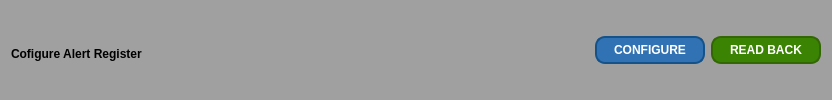
         <widget class="QFrame" name="frame">
          <property name="styleSheet">
           <string notr="true">QFrame {
    background-color: #a0a0a0; /* 设置背景颜色为灰色 */
    border-radius: 10px; /* 设置边框圆角的半径为10px */
}
</string>
          </property>
          <property name="frameShape">
           <enum>QFrame::Box</enum>
          </property>
          <property name="frameShadow">
           <enum>QFrame::Raised</enum>
          </property>
          <layout class="QHBoxLayout" name="horizontalLayout_2">
           <property name="topMargin">
            <number>0</number>
           </property>
           <property name="bottomMargin">
            <number>0</number>
           </property>
           <item>
            <widget class="QLabel" name="label_21">
             <property name="sizePolicy">
              <sizepolicy hsizetype="Preferred" vsizetype="Minimum">
               <horstretch>0</horstretch>
               <verstretch>0</verstretch>
              </sizepolicy>
             </property>
             <property name="minimumSize">
              <size>
               <width>0</width>
               <height>20</height>
              </size>
             </property>
             <property name="maximumSize">
              <size>
               <width>16777215</width>
               <height>23</height>
              </size>
             </property>
             <property name="styleSheet">
              <string notr="true">font: 12pt &quot;Calibri&quot;;
font-weight: 600; /* 设置字体粗细为600 */</string>
             </property>
             <property name="text">
              <string>Cofigure Alert Register</string>
             </property>
             <property name="alignment">
              <set>Qt::AlignBottom|Qt::AlignLeading|Qt::AlignLeft</set>
             </property>
            </widget>
           </item>
           <item>
            <spacer name="horizontalSpacer">
             <property name="orientation">
              <enum>Qt::Horizontal</enum>
             </property>
             <property name="sizeHint" stdset="0">
              <size>
               <width>447</width>
               <height>20</height>
              </size>
             </property>
            </spacer>
           </item>
           <item>
            <widget class="QPushButton" name="pushButton_48">
             <property name="minimumSize">
              <size>
               <width>110</width>
               <height>0</height>
              </size>
             </property>
             <property name="maximumSize">
              <size>
               <width>16777215</width>
               <height>16777215</height>
              </size>
             </property>
             <property name="styleSheet">
              <string notr="true">QPushButton {
    background-color: #3072B3; /* 按钮背景颜色 */
    color: white; /* 文字颜色 */
    border-style: solid; /* 边框样式 */
    border-width: 2px; /* 边框宽度 */
    border-radius: 10px; /* 边框圆角半径 */
    border-color: #145289; /* 边框颜色 */
    padding: 5px; /* 内边距 */
	font: 9pt &quot;Calibri&quot;; /* 字体 */
    font-weight: 600; /* 字体粗细 */
}

QPushButton:hover {
    background-color: #5591D2; /* 悬停时的背景颜色 */
}

QPushButton:pressed {
    background-color: #1E5A97; /* 按下时的背景颜色 */
}
</string>
             </property>
             <property name="text">
              <string>CONFIGURE</string>
             </property>
            </widget>
           </item>
           <item>
            <widget class="QPushButton" name="pushButton_50">
             <property name="minimumSize">
              <size>
               <width>110</width>
               <height>0</height>
              </size>
             </property>
             <property name="maximumSize">
              <size>
               <width>16777215</width>
               <height>16777215</height>
              </size>
             </property>
             <property name="styleSheet">
              <string notr="true">QPushButton {
    background-color: #3b8303; /* 按钮背景颜色 */
    color: white; /* 文字颜色 */
    border-style: solid; /* 边框样式 */
    border-width: 2px; /* 边框宽度 */
    border-radius: 10px; /* 边框圆角半径 */
    border-color: #326703; /* 边框颜色 */
    padding: 5px; /* 内边距 */
	font: 9pt &quot;Calibri&quot;; /* 字体 */
    font-weight: 600; /* 字体粗细 */
}

QPushButton:hover {
    background-color: #459403; /* 悬停时的背景颜色 */
}

QPushButton:pressed {
    background-color: #397303; /* 按下时的背景颜色 */
}
</string>
             </property>
             <property name="text">
              <string>READ BACK</string>
             </property>
            </widget>
           </item>
          </layout>
         </widget>
